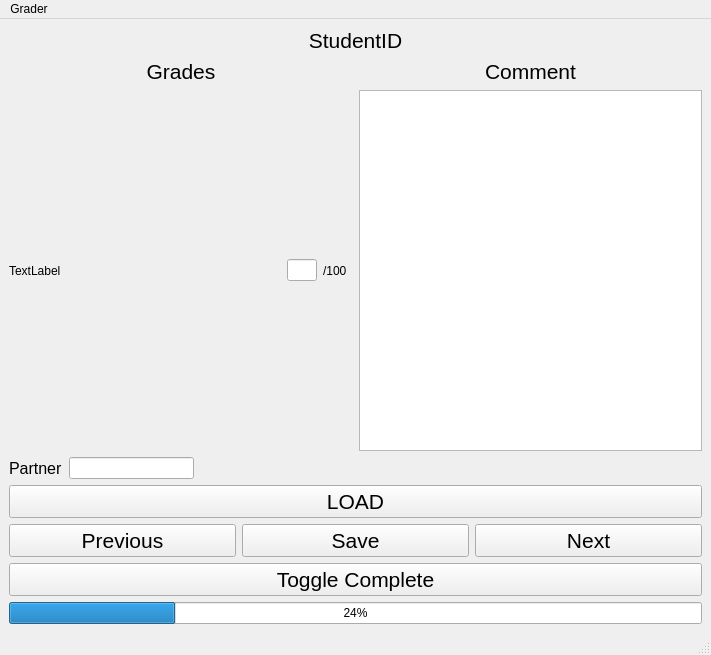
<?xml version="1.0" encoding="UTF-8"?>
<ui version="4.0">
 <class>MainWindow</class>
 <widget class="QMainWindow" name="MainWindow">
  <property name="geometry">
   <rect>
    <x>0</x>
    <y>0</y>
    <width>711</width>
    <height>655</height>
   </rect>
  </property>
  <property name="sizePolicy">
   <sizepolicy hsizetype="Expanding" vsizetype="Expanding">
    <horstretch>0</horstretch>
    <verstretch>0</verstretch>
   </sizepolicy>
  </property>
  <property name="windowTitle">
   <string>MainWindow</string>
  </property>
  <property name="unifiedTitleAndToolBarOnMac">
   <bool>true</bool>
  </property>
  <widget class="QWidget" name="centralwidget">
   <property name="sizePolicy">
    <sizepolicy hsizetype="Expanding" vsizetype="Expanding">
     <horstretch>0</horstretch>
     <verstretch>0</verstretch>
    </sizepolicy>
   </property>
   <layout class="QGridLayout" name="gridLayout">
    <item row="0" column="0">
     <layout class="QVBoxLayout" name="verticalLayout">
      <item>
       <widget class="QLabel" name="nameplate">
        <property name="maximumSize">
         <size>
          <width>16777215</width>
          <height>50</height>
         </size>
        </property>
        <property name="font">
         <font>
          <family>Arial</family>
          <pointsize>16</pointsize>
         </font>
        </property>
        <property name="text">
         <string>StudentID</string>
        </property>
        <property name="alignment">
         <set>Qt::AlignCenter</set>
        </property>
       </widget>
      </item>
      <item>
       <layout class="QGridLayout" name="grade_comments_layout">
        <item row="0" column="0">
         <widget class="QLabel" name="grades">
          <property name="maximumSize">
           <size>
            <width>16777215</width>
            <height>50</height>
           </size>
          </property>
          <property name="font">
           <font>
            <family>Arial</family>
            <pointsize>16</pointsize>
           </font>
          </property>
          <property name="text">
           <string>Grades</string>
          </property>
          <property name="alignment">
           <set>Qt::AlignCenter</set>
          </property>
         </widget>
        </item>
        <item row="0" column="1">
         <widget class="QLabel" name="comment">
          <property name="maximumSize">
           <size>
            <width>16777215</width>
            <height>50</height>
           </size>
          </property>
          <property name="font">
           <font>
            <family>Arial</family>
            <pointsize>16</pointsize>
           </font>
          </property>
          <property name="text">
           <string>Comment</string>
          </property>
          <property name="alignment">
           <set>Qt::AlignCenter</set>
          </property>
         </widget>
        </item>
        <item row="1" column="0">
         <layout class="QVBoxLayout" name="grades_layout">
          <item>
           <layout class="QHBoxLayout" name="grade_layout">
            <item>
             <widget class="QLabel" name="req_label">
              <property name="text">
               <string>TextLabel</string>
              </property>
             </widget>
            </item>
            <item>
             <widget class="QLineEdit" name="grade_edit">
              <property name="maximumSize">
               <size>
                <width>30</width>
                <height>16777215</height>
               </size>
              </property>
             </widget>
            </item>
            <item>
             <widget class="QLabel" name="total_label">
              <property name="maximumSize">
               <size>
                <width>30</width>
                <height>16777215</height>
               </size>
              </property>
              <property name="text">
               <string>/100</string>
              </property>
             </widget>
            </item>
           </layout>
          </item>
         </layout>
        </item>
        <item row="1" column="1">
         <widget class="QPlainTextEdit" name="comment_text"/>
        </item>
       </layout>
      </item>
      <item>
       <layout class="QFormLayout" name="partner_layout">
        <item row="0" column="1">
         <widget class="QLineEdit" name="partner_line">
          <property name="maximumSize">
           <size>
            <width>125</width>
            <height>16777215</height>
           </size>
          </property>
         </widget>
        </item>
        <item row="0" column="0">
         <widget class="QLabel" name="partnerLabel">
          <property name="font">
           <font>
            <family>Arial</family>
            <pointsize>12</pointsize>
           </font>
          </property>
          <property name="text">
           <string>Partner</string>
          </property>
         </widget>
        </item>
       </layout>
      </item>
      <item>
       <widget class="QPushButton" name="btn_load">
        <property name="font">
         <font>
          <family>Arial</family>
          <pointsize>16</pointsize>
         </font>
        </property>
        <property name="text">
         <string>LOAD</string>
        </property>
       </widget>
      </item>
      <item>
       <layout class="QHBoxLayout" name="btns_layout">
        <item>
         <widget class="QPushButton" name="btn_prev">
          <property name="font">
           <font>
            <family>Arial</family>
            <pointsize>16</pointsize>
           </font>
          </property>
          <property name="text">
           <string>Previous</string>
          </property>
         </widget>
        </item>
        <item>
         <widget class="QPushButton" name="btn_save">
          <property name="font">
           <font>
            <family>Arial</family>
            <pointsize>16</pointsize>
           </font>
          </property>
          <property name="text">
           <string>Save</string>
          </property>
         </widget>
        </item>
        <item>
         <widget class="QPushButton" name="btn_next">
          <property name="font">
           <font>
            <family>Arial</family>
            <pointsize>16</pointsize>
           </font>
          </property>
          <property name="text">
           <string>Next</string>
          </property>
         </widget>
        </item>
       </layout>
      </item>
      <item>
       <widget class="QPushButton" name="btn_complete">
        <property name="font">
         <font>
          <family>Arial</family>
          <pointsize>16</pointsize>
         </font>
        </property>
        <property name="text">
         <string>Toggle Complete</string>
        </property>
       </widget>
      </item>
      <item>
       <widget class="QProgressBar" name="progressBar">
        <property name="value">
         <number>24</number>
        </property>
       </widget>
      </item>
     </layout>
    </item>
   </layout>
  </widget>
  <widget class="QMenuBar" name="menubar">
   <property name="enabled">
    <bool>true</bool>
   </property>
   <property name="geometry">
    <rect>
     <x>0</x>
     <y>0</y>
     <width>711</width>
     <height>21</height>
    </rect>
   </property>
   <widget class="QMenu" name="menuasdf">
    <property name="title">
     <string>Grader</string>
    </property>
   </widget>
   <addaction name="menuasdf"/>
  </widget>
  <widget class="QStatusBar" name="statusbar">
   <property name="enabled">
    <bool>true</bool>
   </property>
  </widget>
 </widget>
 <resources/>
 <connections/>
</ui>
